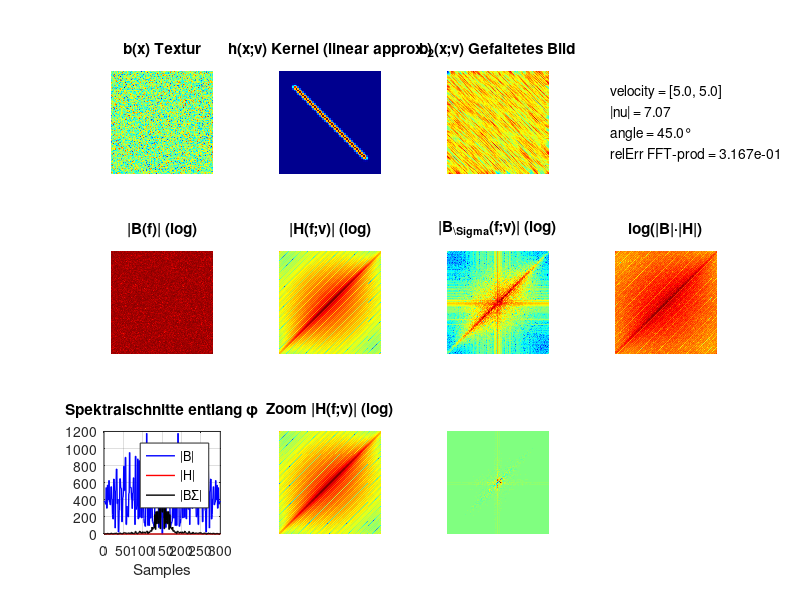

Recreate this plot in MATLAB. (Note: this script raises an error after producing the figure.)
% system_theory_image_acquisition_demo_commented.m
% Ausführlich kommentiertes MATLAB-Demo-Skript zur Illustration der
% systemtheoretischen Formulierung der Bildaufnahme:
%    b2(x;v) = b(x) * h(x;v)
% und im Frequenzraum:
%    |BΣ(f;v)| ≈ |B(f)| · |H(f;v)|
%
% Autor: für dich angepasst (Oliver)
% Hinweise: MATLAB R2018b oder neuer empfohlen. Benötigt keine zusätzlichen Toolboxes.

clear; close all; clc;

%% -------------------- Parameter --------------------
imgSize      = 512;          % Größe des quadratischen Bildes (Pixel)
textureType  = 'white'; % 'white' für weißes Rauschen, 'structured' für Muster + Rauschen
velocity     = [5, 5];       % Bewegungs-/Aufnahmevektor nu = [vx, vy] (einfaches Modell)
kernelLength = 61;           % Länge des linearen Kernels (ungerade Zahl empfohlen)
sigma_spread = 0.8;          % "Splat"-Breite beim Rasterisieren der Linie (Nähe zu Delta)

% Numerische Stabilität für Log/Anzeige
epss = 1e-12;

%% -------------------- 1) Erzeuge Textur b(x) --------------------
% Zwei Varianten: 'white' ergibt annähernd flaches Spektrum (gut zum Sichtbarmachen von H)
% 'structured' erzeugt sichtbare Texturfrequenzen (realistischere Situation)
switch textureType
    case 'white'
        % Gaußsches weißes Rauschen (Nullmittel, Varianz 1)
        B = randn(imgSize);
    case 'structured'
        % Kombination aus zwei Sinusmustern (unterschiedliche Frequenzen) plus Rauschen
        [X, Y] = meshgrid(linspace(0,8,imgSize));         % räumliche Koordinaten
        B = 0.6*sin(2*pi*0.5*X) + 0.4*sin(2*pi*1.2*Y);   % zwei dominante Textur-Komponenten
        B = B + 0.25*randn(imgSize);                     % etwas Rauschen dazu
    otherwise
        error('Unbekannter textureType: benutze ''white'' oder ''structured''.');
end

% Normierung: Mittelwert 0, Standardabweichung 1 (macht Spektren vergleichbar)
B = B - mean(B(:));
B = B / max(1e-12, std(B(:)));

%% -------------------- 2) Konstruiere Kernel h(x;v) --------------------
% Ziel: approximativer "Delta"-Kern entlang der Bewegungsrichtung.
% Im Buch wird h(x;v) oft mit Dirac-Impulsen modelliert; hier nutzen wir eine
% diskrete Näherung: eine dünne Linie (subpixel) "gesplatet" mit Gauß-Weights.
vx = velocity(1);
vy = velocity(2);
theta = atan2(vy, vx);         % Winkel phi der Bewegungsrichtung (Bogenmaß)

% Kernel-Größe: len x len (kleiner als das Bild). Später normalisieren wir Energie.
len = kernelLength;
cx = (len+1)/2;                % Kernzentrum (Mittelpunkt)

% Leeres Kernel anlegen
h = zeros(len, len);

% Parameter t läuft entlang der Linie; wir platzieren len Stützpunkte
t = linspace(-floor(len/2), floor(len/2), len);

% Subpixel-Positionen der Linienpunkte im Kernel-Koordinatensystem
x_line = cx + (t * cos(theta));
y_line = cx + (t * sin(theta));

% Gausssche "Splat"-Näherung: jedes Linien-Stützpunkt trägt eine Gauß-Glocke im Kernel bei
% Dadurch entsteht eine glatte, diskrete Näherung eines Linienimpulses.
[Xk, Yk] = meshgrid(1:len, 1:len);
for i = 1:len
    dx = Xk - x_line(i);
    dy = Yk - y_line(i);
    h = h + exp(-(dx.^2 + dy.^2) / (2 * sigma_spread^2));
end

% Normiere Kernel-Energie auf 1 (Summe = 1), damit Kernel eine Impulsantwort ist
h = h / sum(h(:));

%% -------------------- 3) Ortsraum-Faltung: b2 = b * h --------------------
% Wir verwenden imfilter mit 'conv' für Konvolution; 'replicate' vermeidet harte Ränder.
% Resultat b2 ist das beobachtete Bild b_2(x;v)
b2 = imfilter(B, h, 'conv', 'same', 'replicate');

%% -------------------- 4) Frequenzbereich: FFTs und Darstellungen --------------------
% Wir definieren eine kleine Helferfunktion für zentrierte (shifted) FFT mit Padding
fftCentered = @(I, sz) fftshift( fft2(I, sz(1), sz(2)) );

% FFT des Originalbildes (auf Bildgröße)
FB  = fftCentered(B,  [imgSize imgSize]);   % Fourier von b(x), zentriert
% FFT des Kernels: Kernel vor der FFT auf Bildgröße gepadded (entspricht Zero-Padding)
FH  = fftCentered(h,  [imgSize imgSize]);   % Fourier von h(x;v) (padded)
% FFT des gefalteten Bildes
FB2 = fftCentered(b2, [imgSize imgSize]);   % Fourier von b2(x;v)

% Betragsspektren (Amplitude)
magFB  = abs(FB);
magFH  = abs(FH);
magFB2 = abs(FB2);

% Logarithmische Darstellung für bessere Visualisierung (mit kleinen Offset)
S_B  = log(magFB  + epss);
S_H  = log(magFH  + epss);
S_B2 = log(magFB2 + epss);

% Numerischer Test der Beziehung |BΣ| ≈ |B| · |H|
prodSpec = magFB .* magFH;
% Relative Fehlernorm (L2-Fehler / Norm von magFB2)
relError = norm(magFB2(:) - prodSpec(:)) / max(1e-12, norm(magFB2(:)));

%% -------------------- 5) Visualisierung --------------------
figure('Name','Systemtheorie Bildaufnahme (ausführlich kommentiert)','Units','normalized','Position',[0.05 0.05 0.9 0.85]);

% Links: Bilder; Mitte/ rechts: Spektren / Prüfungen
subplot(3,4,1);
imagesc(B); axis image off; colormap gray; title('b(x) Textur');
subplot(3,4,2);
imagesc(h); axis image off; colormap gray; title('h(x;v) Kernel (linear approx.)');
subplot(3,4,3);
imagesc(b2); axis image off; colormap gray; title('b_2(x;v) Gefaltetes Bild');
subplot(3,4,4);
text(0.02,0.5, sprintf(['velocity = [%.1f, %.1f]\n|nu| = %.2f\nangle = %.1f°\nrelErr FFT-prod = %.3e'], ...
    vx, vy, norm(velocity), rad2deg(theta), relError), 'FontSize', 10);
axis off;

% Log-Betragsspektren
subplot(3,4,5);
imagesc(S_B); axis image off; colormap jet; title('|B(f)| (log)');
subplot(3,4,6);
imagesc(S_H); axis image off; colormap jet; title('|H(f;v)| (log)');
subplot(3,4,7);
imagesc(S_B2); axis image off; colormap jet; title('|B_{\\Sigma}(f;v)| (log)');
subplot(3,4,8);
imagesc(log(prodSpec + epss)); axis image off; colormap jet; title('log(|B|·|H|)');

% 1D-Spektralschnitt entlang Richtung phi (zeigt Ausrichtung/Skalierungseffekt)
cxI = imgSize/2 + 1;
cyI = imgSize/2 + 1;
L = 300;                                 % Anzahl Samples entlang Schnitt
t = linspace(-120, 120, L);              % Parameter entlang Linie im Frequenzraum
fx = round(cxI + t * cos(theta));        % x-Indices entlang Linie
fy = round(cyI + t * sin(theta));        % y-Indices entlang Linie
valid = fx>=1 & fx<=imgSize & fy>=1 & fy<=imgSize;
fx = fx(valid); fy = fy(valid);
specB_line  = magFB (sub2ind(size(magFB),  fy, fx));
specH_line  = magFH (sub2ind(size(magFH),  fy, fx));
specB2_line = magFB2(sub2ind(size(magFB2), fy, fx));

subplot(3,4,9);
plot(specB_line,'b-','LineWidth',1.0); hold on;
plot(specH_line,'r-','LineWidth',1.0);
plot(specB2_line,'k-','LineWidth',1.0);
legend('|B|','|H|','|BΣ|','Location','best'); title('Spektralschnitte entlang \phi'); xlabel('Samples'); grid on;

% Zoom auf Kernel-Spektrum (zentraler Bereich) — macht Richtungscharakter sichtbar
subplot(3,4,10);
imagesc(S_H); axis image off; colormap jet; title('Zoom |H(f;v)| (log)');

% Differenzkarte: |BΣ| - |B|·|H| (zeigt numerische Diskrepanzen)
diffMap = magFB2 - prodSpec;
subplot(3,4,11);
imagesc(diffMap); axis image off; colormap parula; colorbar; title('|BΣ| - |B|·|H|');

% Histogramm der Differenzen (Statistik)
subplot(3,4,12);
histogram(diffMap(:), 80); title('Histogramm(|BΣ|-|B|·|H|)'); xlabel('Differenz');

sgtitle('Demo: b_2(x;v)=b(x)*h(x;v) und |BΣ| ≈ |B|·|H| (ausführlich kommentiert)', 'FontSize', 14);

%% -------------------- 6) Kurze numerische Ausgabe / Hinweise --------------------
fprintf('Relative Fehler zwischen |FFT(b2)| und |FFT(b)|·|FFT(h)|: %.3e\n', relError);
fprintf('Erläuterung: Numerische Fehler kommen von Diskretisierung, Padding, Ränder, Rundung.\n');
fprintf('Tipp: Setze textureType=''white'' um |H| deutlicher zu sehen (nahezu flaches |B|).\n');

% Ende des Skripts
